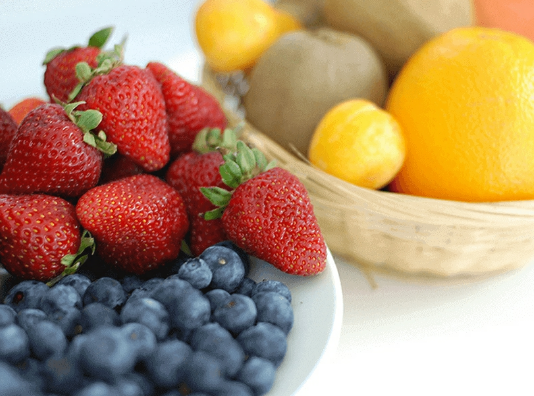
#> input picture 16-03-2022/pythonProject/img/frutas.png, 534 x 396 px
$ python imgopen.py
#> lines starting #> are read from the running program, lines starting #| are printed output that depends on the picture
import cv2
img = cv2.imread("img/frutas.png")
#> img is the input picture: shape (396, 534, 3); mean B, G, R 112.4, 144.3, 176.4

cv2.imshow("frutas", img)

b, g, r = cv2.split(img)
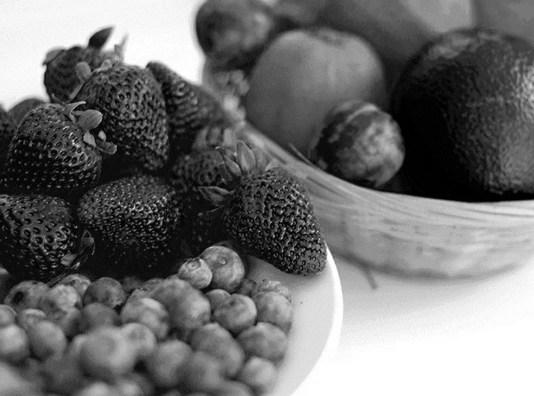
#> b: shape (396, 534); min 0, max 255, mean 112.4
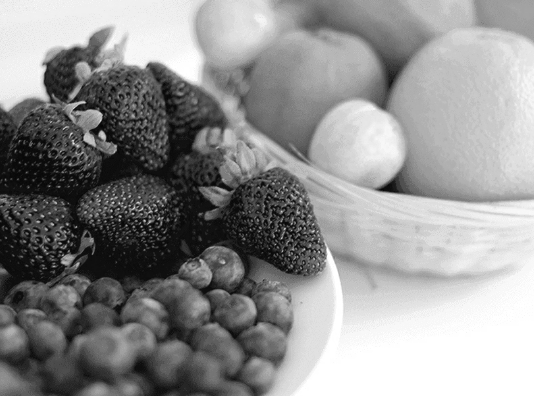
#> g: shape (396, 534); min 4, max 255, mean 144.3
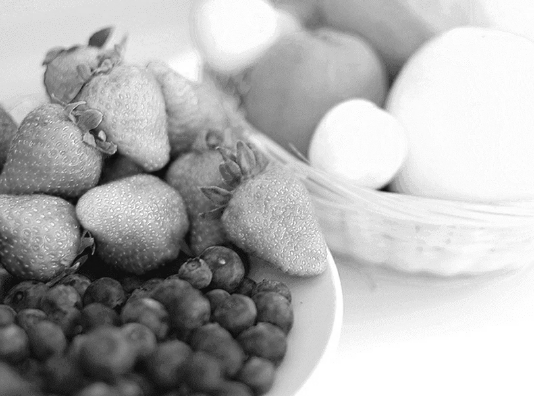
#> r: shape (396, 534); min 8, max 255, mean 176.4
cv2.imshow("blue", b)
cv2.imshow("green", g)
cv2.imshow("red", r)

cv2.imwrite("img/frutas_R.png", r)
cv2.imwrite("img/frutas_G.png", g)
cv2.imwrite("img/frutas_B.png", b)
cv2.waitKey()

$ run again, with 16-03-2022/pythonProject/img/arena.png copied over 16-03-2022/pythonProject/img/frutas.png
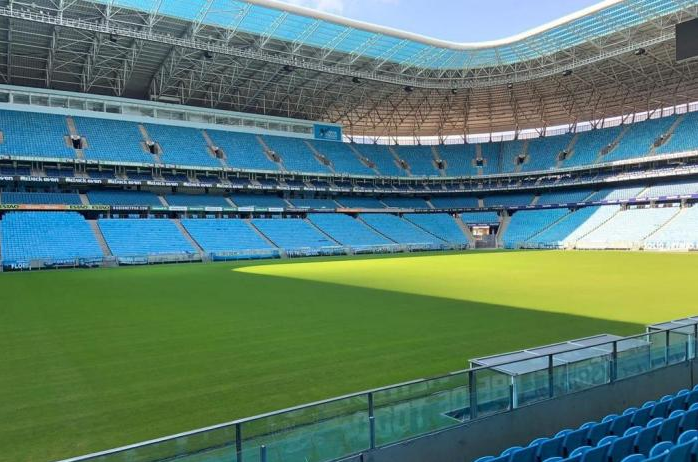
#> input picture 16-03-2022/pythonProject/img/arena.png, 698 x 462 px
#> img is the input picture: shape (462, 698, 3); mean B, G, R 111.3, 124.7, 90.2
#> `b, g, r = cv2.split(img)`:
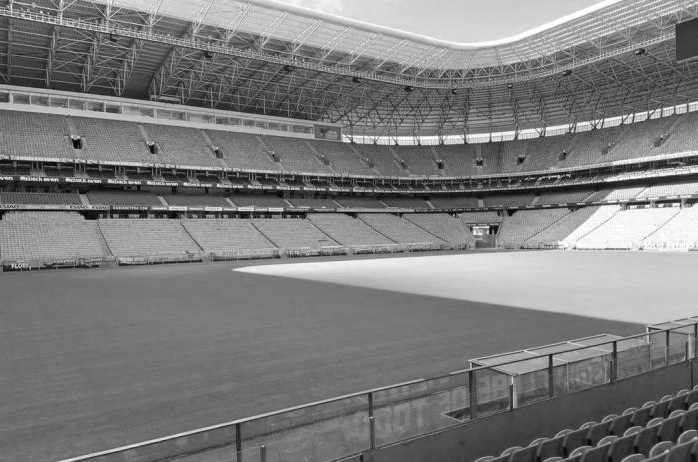
#> g: shape (462, 698); min 0, max 255, mean 124.7
#> `b, g, r = cv2.split(img)`:
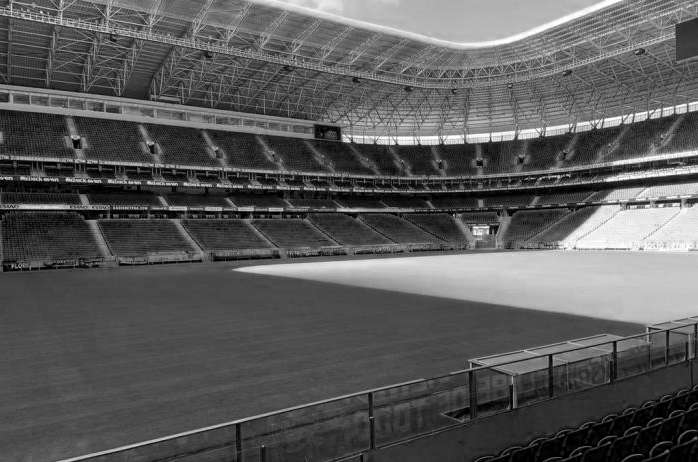
#> r: shape (462, 698); min 0, max 255, mean 90.2
